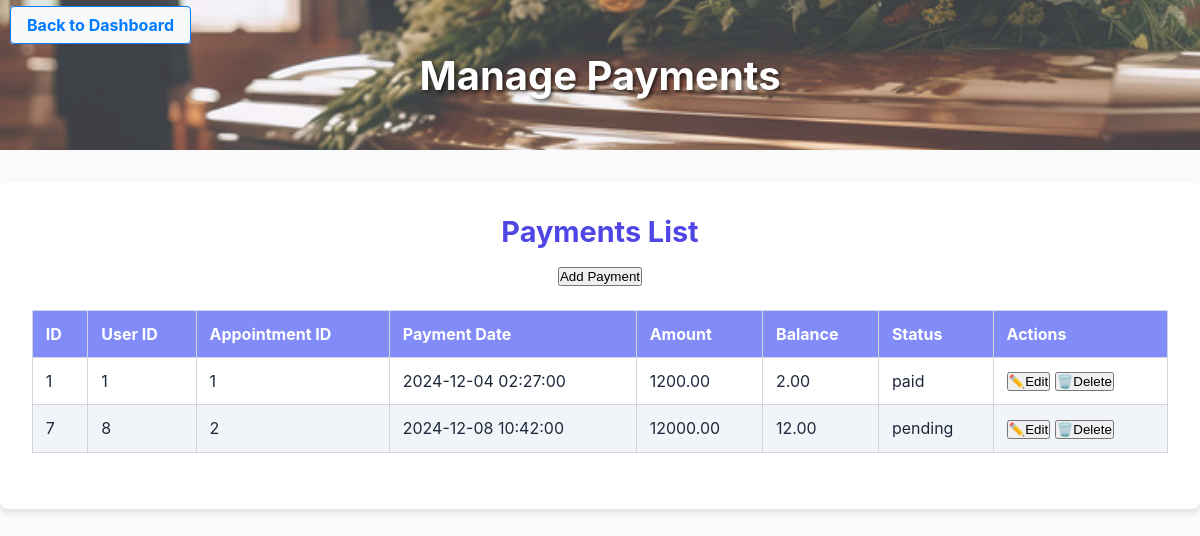
The app's page /backend/admin/manage_payments.php with its own data.
### tables this page shows
CREATE TABLE IF NOT EXISTS `payments` (
  `id` int(11) NOT NULL AUTO_INCREMENT,
  `user_id` int(11) NOT NULL,
  `appointment_id` int(11) NOT NULL,
  `payment_date` timestamp NULL DEFAULT current_timestamp(),
  `amount` decimal(10,2) NOT NULL,
  `balance` decimal(10,2) DEFAULT 0.00,
  `status` enum('pending','paid','failed') DEFAULT 'pending',
  `created_at` timestamp NULL DEFAULT current_timestamp(),
  `updated_at` timestamp NULL DEFAULT current_timestamp() ON UPDATE current_timestamp(),
  PRIMARY KEY (`id`),
  KEY `user_id` (`user_id`),
  KEY `appointment_id` (`appointment_id`),
  CONSTRAINT `payments_ibfk_1` FOREIGN KEY (`user_id`) REFERENCES `users` (`id`)
);

### backend/admin/manage_payments.php (the view, shortened to what this page needs)
<?php
include('../includes/db_connection.php');
$result = $conn->query("SELECT * FROM payments");
?>
<!DOCTYPE html>
<html lang="en">
<head>
    <link rel="stylesheet" href="../css/manage/manage.css">
</head>
<body>
    <div class="back-to-dashboard-container">
        <a href="dashboard.php" class="back-to-dashboard-btn">Back to Dashboard</a>
    </div>
    <header class="banner">
        <img src="../Assets/Image/banner.jpg" alt="Funeral Services" class="banner-image">
        <div class="banner-text">
            <h1>Manage Payments</h1>
        </div>
    </header>
    <div class="container">
        <div class="payment-list-container">
            <h2>Payments List</h2>
            <button class="add-btn" onclick="openModal('add')">Add Payment</button>
            <table>
                <thead>
                    <tr>
                        <th>ID</th>
                        <th>User ID</th>
                        <th>Appointment ID</th>
                        <th>Payment Date</th>
                        <th>Amount</th>
                        <th>Balance</th>
                        <th>Status</th>
                        <th>Actions</th>
                    </tr>
                </thead>
                <tbody>
                    <?php while ($row = $result->fetch_assoc()) : ?>
                        <tr>
                            <td><?php echo $row['id']; ?></td>
                            <td><?php echo $row['user_id']; ?></td>
                            <td><?php echo $row['appointment_id']; ?></td>
                            <td><?php echo $row['payment_date']; ?></td>
                            <td><?php echo $row['amount']; ?></td>
                            <td><?php echo $row['balance']; ?></td>
                            <td><?php echo $row['status']; ?></td>
                            <td>
                                <button class="edit-btn" onclick="openModal('edit', <?php echo $row['id']; ?>)">Edit</button>
                                <button class="delete-btn" onclick="confirmDelete(<?php echo $row['id']; ?>)">Delete</button>
                            </td>
                        </tr>
                    <?php endwhile; ?>
                </tbody>
            </table>
        </div>
    </div>
</body>
</html>

### backend/css/Manage/manage.css (style rules this page uses)
:root { --primary-color: #4f46e5; --secondary-color: #818cf8; --accent-color: #facc15; --bg-color: #f8fafc; --text-color: #1e293b; --font-family: 'Inter', sans-serif; }
* { margin: 0; padding: 0; box-sizing: border-box; }
body { font-family: var(--font-family); background-color: var(--bg-color); color: var(--text-color); min-height: 100vh; display: flex; flex-direction: column; align-items: center; justify-content: flex-start; transition: all 0.3s ease; }
header.banner { width: 100%; position: relative; height: 150px; overflow: hidden; }
header.banner img { width: 100%; height: 100%; object-fit: cover; opacity: 0.8; }
header .banner-text { position: absolute; top: 50%; left: 50%; transform: translate(-50%, -50%); color: white; text-shadow: 2px 2px 4px rgba(0, 0, 0, 0.7); text-align: center; }
header .banner-text h1 { font-size: 2.5rem; margin: 0; }
.container { background: white; padding: 2rem; border-radius: 8px; box-shadow: 0 4px 6px rgba(0, 0, 0, 0.1); width: 100%; margin: 2rem auto; text-align: center; max-width: auto; }
.container h2 { font-size: 1.8rem; color: var(--primary-color); margin-bottom: 1rem; }
table { width: 100%; border-collapse: collapse; margin: 1.5rem auto; font-size: 1rem; }
table th, table td { padding: 0.8rem; text-align: left; border: 1px solid #d1d5db; }
table th { background-color: var(--secondary-color); color: white; font-weight: bold; }
table td { font-size: 1rem; color: var(--text-color); }
table tr:nth-child(even) { background-color: #f1f5f9; }
.edit-btn::before { content: '✏️'; }
.delete-btn::before { content: '🗑️'; }
.back-to-dashboard-container { position: absolute; top: 15px; left: 10px; z-index: 100; }
.back-to-dashboard-btn { text-decoration: none; color: #007BFF; font-weight: bold; padding: 8px 16px; border: 1px solid #007BFF; border-radius: 4px; background-color: #f8f9fa; transition: background-color 0.3s, color 0.3s; }

### records on screen
payments: id "1", user "1", appointment "1", payment_date "2024-12-04 02:27:00", amount "1200.00", balance "2.00", status "paid"
payments: id "7", user "8", appointment "2", payment_date "2024-12-08 10:42:00", amount "12000.00", balance "12.00", status "pending"
